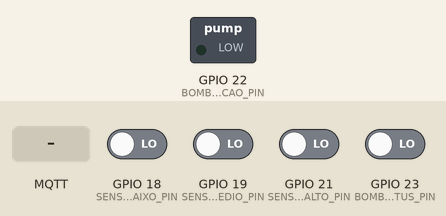
The sketch below on a simulated ESP32. Parts: switched loads named in the sketch (green lamp = pin HIGH). The test bench sets the inputs (shaded band); at power-on: GPIO 18 (SENSOR_BAIXO_PIN), GPIO 19 (SENSOR_MEDIO_PIN), GPIO 21 (SENSOR_ALTO_PIN), GPIO 23 (BOMBA_STATUS_PIN) LOW. WiFi joins after 1.5 s; servers stay silent unless stated; uploads are accepted with an empty reply; the local clock reads 2024-03-15 10:24:30 at power-on unless the sketch sets it; no MQTT or app messages arrive unless stated; what the sketch prints to the serial monitor is not drawn.

Above: at 2.7 s.
2.8 s: GPIO 18 (SENSOR_BAIXO_PIN) driven HIGH
At 3.9 s:
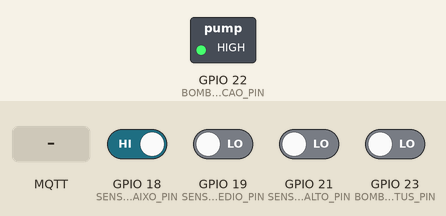
4.7 s: GPIO 23 (BOMBA_STATUS_PIN) driven HIGH
6.2 s: GPIO 19 (SENSOR_MEDIO_PIN) driven HIGH
7.7 s: GPIO 21 (SENSOR_ALTO_PIN) driven HIGH
At 9.3 s:
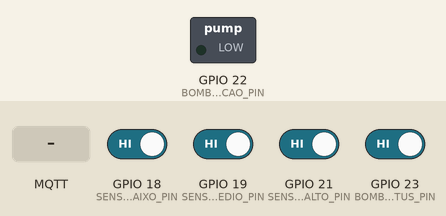
9.6 s: MQTT message "ligar" arrives on the first subscribed topic
11.1 s: MQTT message "desligar" arrives on the first subscribed topic
Timing chart, 0 to 13.6 s (numbered marks = the images above; inputs shaded):
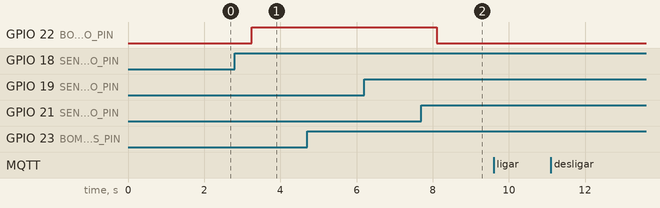

The sketch:

TCC.ino
```cpp
#include <WiFi.h>
#include <HTTPClient.h>
#include <time.h>  // Adicionado para uso do time
#include <PubSubClient.h>
WiFiClient espClient;
PubSubClient mqttClient(espClient);


const char* mqtt_server = "broker.hivemq.com";
const int mqtt_port = 1883;

const char* ssid = "eng.mateus";
const char* password = "casamelo09";

const char* FIREBASE_HOST = "https://firestore.googleapis.com/v1/projects/tcc1-155fa/databases/(default)/documents/sensores";
const char* FIREBASE_API_KEY = "AIzaSyD-3x3bJH3r2n0hyngOOC7_WOuvPBHo_T4";

#define SENSOR_BAIXO_PIN 18
#define SENSOR_MEDIO_PIN 19
#define SENSOR_ALTO_PIN 21
#define BOMBA_ATIVACAO_PIN 22
#define BOMBA_STATUS_PIN 23

bool lastStateBaixo = LOW;
bool lastStateMedio = LOW;
bool lastStateAlto = LOW;
String ultimoNivel = "nenhum";

void setup() {
  Serial.begin(115200);

  pinMode(SENSOR_BAIXO_PIN, INPUT_PULLDOWN);
  pinMode(SENSOR_MEDIO_PIN, INPUT_PULLDOWN);
  pinMode(SENSOR_ALTO_PIN, INPUT_PULLDOWN);
  pinMode(BOMBA_ATIVACAO_PIN, OUTPUT);
  pinMode(BOMBA_STATUS_PIN, INPUT_PULLDOWN);

  WiFi.begin(ssid, password);
  Serial.print("Conectando ao WiFi...");
  while (WiFi.status() != WL_CONNECTED) {
    delay(500);
    Serial.print(".!");
  }
  Serial.println("\nConectado ao WiFi!");

  mqttClient.setServer(mqtt_server, mqtt_port);
  mqttClient.setCallback(callbackMQTT);
  conectarMQTT();

  // Configura e espera sincronização do tempo
  configTime(-3 * 3600, 0, "pool.ntp.org", "time.nist.gov");
  esperarSyncTime();
}


void loop() {
  mqttClient.loop();
  verificarSensor(SENSOR_BAIXO_PIN, lastStateBaixo, "baixo");
  verificarSensor(SENSOR_MEDIO_PIN, lastStateMedio, "medio");
  verificarSensor(SENSOR_ALTO_PIN, lastStateAlto, "alto");

  delay(500);
}


void conectarMQTT() {
  while (!mqttClient.connected()) {
    Serial.print("Conectando ao MQTT...");
    if (mqttClient.connect("esp32_client")) {
      Serial.println("Conectado!");
      mqttClient.subscribe("bomba/controle");
    } else {
      Serial.print(".");
      delay(2000);
    }
  }
}


void callbackMQTT(char* topic, byte* payload, unsigned int length) {
  String mensagem;
  for (int i = 0; i < length; i++) {
    mensagem += (char)payload[i];
  }

  Serial.print("Recebido: ");
  Serial.println(mensagem);

  // Separar nome e comando
  int espaco = mensagem.indexOf(' ');
  if (espaco > 0) {
    String nome = mensagem.substring(0, espaco);
    String comando = mensagem.substring(espaco + 1);

    if (comando == "ligar") {
      ativarBomba();
      enviarComandoFirestore(nome + " ligou");
    } else if (comando == "desligar") {
      desligarBomba();
      enviarComandoFirestore(nome + " desligou");
    }
  }
}


void verificarSensor(int pino, bool &ultimoEstado, const char* nome) {
  bool estadoAtual = digitalRead(pino);

  if (estadoAtual != ultimoEstado) {
    ultimoEstado = estadoAtual;
    String mensagem = estadoAtual ? "subiu" : "desceu";

    if (validarSequencia(nome, estadoAtual)) {
      Serial.printf("Sensor, %s: %s\n", nome, mensagem.c_str());

      enviarDadosFirestore(nome, mensagem);

      if (digitalRead(SENSOR_BAIXO_PIN) == HIGH && digitalRead(SENSOR_MEDIO_PIN) == LOW) {
        ativarBomba();
      }

      if (strcmp(nome, "alto") == 0 && estadoAtual) {
        desligarBomba();
      }

      if (estadoAtual) {
        ultimoNivel = nome;
      }
    } else {
      Serial.println("Erro: Mudança de nível inválida!");
    }
  }
}


bool validarSequencia(const char* nome, bool subindo) {
  if (subindo) {
    if ((strcmp(nome, "baixo") == 0) ||
        (strcmp(nome, "medio") == 0 && (ultimoNivel == "baixo" || ultimoNivel == "medio")) ||
        (strcmp(nome, "alto") == 0 && ultimoNivel == "medio")) {
      return true;
    }
  } else {
    if ((strcmp(nome, "baixo") == 0) ||
        (strcmp(nome, "medio") == 0 && (ultimoNivel == "alto" || ultimoNivel == "medio")) ||
        (strcmp(nome, "alto") == 0)) {
      return true;
    }
  }
  return false;
}


void ativarBomba() {
  Serial.println("Ativando bomba...");
  digitalWrite(BOMBA_ATIVACAO_PIN, HIGH);
  delay(100);

  unsigned long inicio = millis();
  while (millis() - inicio < 5000) {
    if (digitalRead(BOMBA_STATUS_PIN) == HIGH) {
      Serial.println("Bomba ligada com sucesso!");
      return;
    }
  }
  Serial.println("Erro: Bomba não foi ligada dentro do tempo!");
}


void desligarBomba() {
  Serial.println("Desligando bomba...");
  digitalWrite(BOMBA_ATIVACAO_PIN, LOW);
}


void enviarDadosFirestore(const char* sensor, String estado) {
  if (WiFi.status() == WL_CONNECTED) {
    HTTPClient http;

    String url = String(FIREBASE_HOST) + "?key=" + FIREBASE_API_KEY;

    String jsonPayload =
      "{ \"fields\": { "
        "\"sensor\": { \"stringValue\": \"" + String(sensor) + "\" }, "
        "\"estado\": { \"stringValue\": \"" + estado + "\" }, "
        "\"timestamp\": { \"timestampValue\": \"" + getISOTime() + "\" } "
      "} }";

    http.begin(url);
    http.addHeader("Content-Type", "application/json");

    int httpResponseCode = http.POST(jsonPayload);

    if (httpResponseCode > 0) {
      Serial.printf("Dados enviados! Código HTTP: %d\n", httpResponseCode);
    } else {
      Serial.printf("Erro ao enviar: %s\n",
        http.errorToString(httpResponseCode).c_str());
    }

    http.end();
  } else {
    Serial.println("Erro: WiFi não conectado.");
  }
}


void enviarComandoFirestore(String mensagem) {
  if (WiFi.status() == WL_CONNECTED) {
    HTTPClient http;

    String url = String(FIREBASE_HOST) + "?key=" + FIREBASE_API_KEY;
    String jsonPayload =
      "{ \"fields\": { "
      "\"bomba\": { \"stringValue\": \"" + mensagem + "\" }, "
      "\"timestamp\": { \"timestampValue\": \"" + getISOTime() + "\" } "
      "} }";

    http.begin(url);
    http.addHeader("Content-Type", "application/json");

    int httpResponseCode = http.POST(jsonPayload);

    if (httpResponseCode > 0) {
      Serial.printf("Comando enviado! Código HTTP: %d\n", httpResponseCode);
    } else {
      Serial.printf("Erro ao enviar comando: %s\n", http.errorToString(httpResponseCode).c_str());
    }

    http.end();
  }
}


String getISOTime() {
  time_t now;
  struct tm timeinfo;
  if (!getLocalTime(&timeinfo)) {
    return "1970-01-01T00:00:00Z";
  }
  char buffer[30];
  strftime(buffer, sizeof(buffer), "%Y-%m-%dT%H:%M:%SZ", &timeinfo);
  return String(buffer);
}

void esperarSyncTime() {
  struct tm timeinfo;
  while (!getLocalTime(&timeinfo)) {
    Serial.println("Esperando sincronização do tempo...");
    delay(1000);
  }
}
```

Measured:
- after the input at 2.8 s, GPIO 22 (BOMBA_ATIVACAO_PIN): LOW → HIGH after 0.45 s
- after the input at 4.7 s, every drawn part: stays the same
- after the input at 6.2 s, every drawn part: stays the same
- after the input at 7.7 s, GPIO 22 (BOMBA_ATIVACAO_PIN): HIGH → LOW after 0.40 s
- after the input at 9.6 s, every drawn part: stays the same
- after the input at 11.1 s, every drawn part: stays the same
